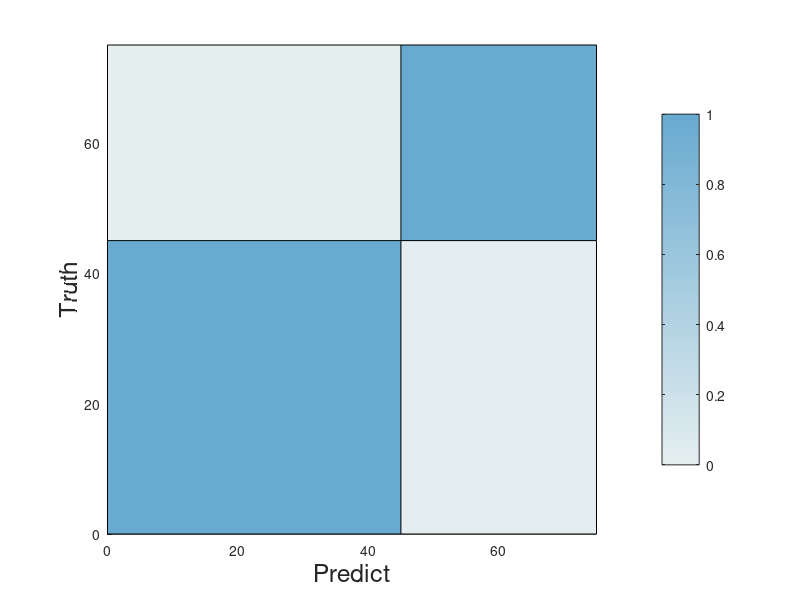

This chart was generated by the following MATLAB code: (Note: this script raises an error after producing the figure.)
% Inputs
data = [ 385 4; ...
         0	60];

normalized_data = zeros(size(data));
for i = 1:size(data, 1)
    row = data(i, :);
    normalized_row = row / sum(row);
    normalized_data(i, :) = normalized_row;
end


% disp(normalized_data);

rowWidths = [45 30];
colWidths = [45 30];


%rowWidths = [10, 20];   %mm, one for each row of data; applied bottom to top
%colWidths = [5 15 20];  %mm, one for each col of data; applied left to right

% Produce figure
fig = figure(); 
ax = axes(fig); 

% Plot image
[xg,yg] = meshgrid([0,cumsum(colWidths)], [0,cumsum(rowWidths)]);
sh = surf(xg, yg, zeros(size(xg)), padarray(normalized_data,[1,1], 0, 'post'));

% Set colormap
n = 255;

% sky cmap
% cmap = [linspace(.9, 0, n)', linspace(.9447, .447, n)', linspace(.9741, .741, n)'];

% green cmap
% cmap = [linspace(0.9216, .2431,  n)', linspace(0.949, .6549, n)', linspace(0.9529, .3529, n)'];

% unify blue cmap
 cmap = [linspace(0.898039, 0.40784,  n)', linspace(0.93725, 0.666666, n)', linspace(0.941176, 0.815686, n)'];


disp(cmap);


%{
ano_cmap = [
            158 179 196
            182 194 160
            206 210 187
            230 226 181
            249 237 176
            243 218 152
            236 199 128
            231 179 106
            ];


normalized_cmap = zeros(size(ano_cmap));
for i = 1:size(ano_cmap, 1)
    row = ano_cmap(i, :);
    normalized_row = row / 255;
    normalized_cmap(i, :) = normalized_row;
end
%}

colormap(ax, cmap)
% cb = colorbar(ax, cmap);
colorbar('TickDirection', 'out');

axis tight
axis equal
view(2)

% Label X axis and Y axis
xlabel('Predict', 'FontSize', 18)
ylabel('Truth', 'FontSize', 18)


ax = gca;
ax.FontName = "Arial";
ax.XAxis.Label.Position(2) = -5.2;
ax.YAxis.Label.Position(1) = -6.2;


axis_mark = ["R9" "R10"];

% find rectangle centers
xCnt = xg(1:end-1,1:end-1) + diff(xg(1,:))/2;
yCnt = yg(1:end-1,1:end-1) + diff(yg(:,1))/2;

% Add markers for X axis
for i = 1:size(xCnt, 2)
    text(xCnt(1,i)-2, yg(1,1)-2.75, axis_mark(i), ...
        'HorizontalAlignment','center',...
        'VerticalAlignment','middle', ...
        'FontSize', 16, 'Rotation', 45);
end

% Add markers for Y axis
for i = 1:size(yCnt, 1)
    text(xg(1,1)-3.5, yCnt(i,1), axis_mark(i), ...
        'HorizontalAlignment','center',...
        'VerticalAlignment','middle', ...
        'FontSize', 16);
end


% Add label to each grid
th = text(xCnt(:), yCnt(:), compose('%.2f', normalized_data(:)), ...
    'HorizontalAlignment','center',...
    'VerticalAlignment','middle', ...
    'FontSize', 18, 'Color', 'black');

% Remove X axis tick labels
xticks([]); 
yticks([]);






